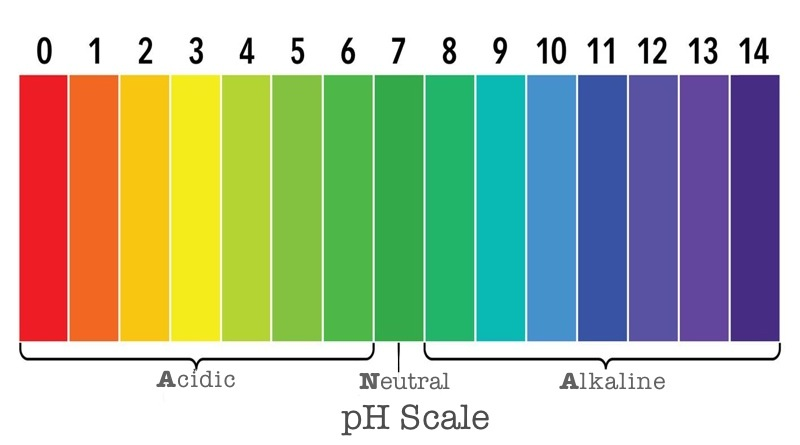
#> input picture image_recognition/pHscale.jpg, 800 x 445 px, given in place of the camera
$ python object_tracking.py   (older library calls are emulated)
#> lines starting #> are read from the running program, lines starting #| are printed output that depends on the picture; after the words box and inside, x2 and y2 are one past the last pixel; in counts of white or black regions, pixels touching at a corner belong together
import cv2
import numpy as np

'''
hue is mapped -> 0-359 degrees as [0-179]
saturation is mapped -> 0-100 degrees as [0-255]
value is 0-255
'''
# detecting green object
lower_bound = np.array([33, 80, 40])
upper_bound = np.array([102, 255, 255])

cam = cv2.VideoCapture(0)

kernel_open = np.ones((5, 5))
kernel_close = np.ones((20, 20))

while True:
    rec, img = cam.read()
#> img is the input picture: shape (445, 800, 3); mean B, G, R 163.7, 187, 176.7
    img = cv2.resize(img, (600, 400))
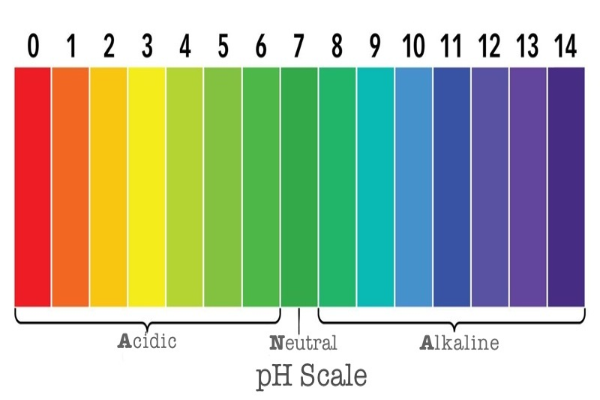
#> img: shape (400, 600, 3); mean B, G, R 163.7, 187, 176.7

    img_hsv = cv2.cvtColor(img, cv2.COLOR_BGR2HSV)
#> img_hsv: shape (400, 600, 3); mean H, S, V 49, 102.5, 215.6
    mask = cv2.inRange(img_hsv, lower_bound, upper_bound)
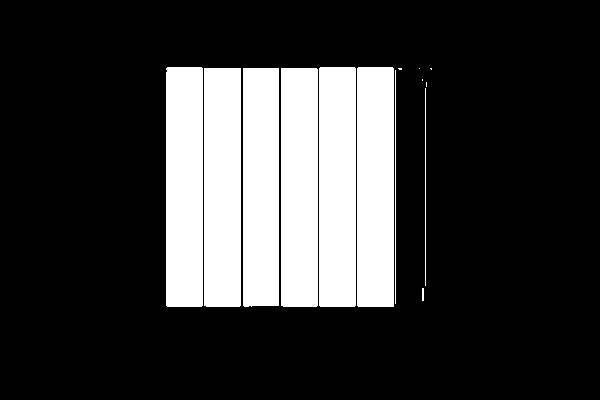
#> mask: shape (400, 600); 22.2% white; 14 white regions (5 under 20 px), largest, box (x1, y1, x2, y2) and area: (357, 67, 394, 307) 8877, (319, 67, 356, 307) 8876, (166, 67, 203, 307) 8874

    mask_open = cv2.morphologyEx(mask, cv2.MORPH_OPEN, kernel_open)
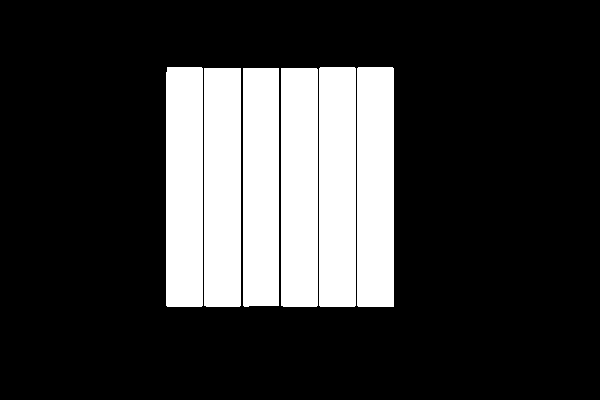
#> mask_open: shape (400, 600); 22% white; 6 white regions, box (x1, y1, x2, y2) and area: (357, 67, 394, 307) 8877, (319, 67, 356, 307) 8876, (166, 67, 203, 307) 8872, (204, 68, 241, 307) 8840, (281, 68, 318, 307) 8839, (243, 68, 279, 307) 8573
    mask_close = cv2.morphologyEx(mask, cv2.MORPH_OPEN, kernel_close)
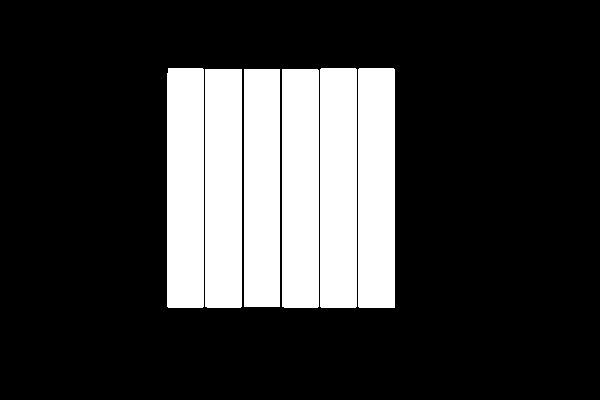
#> mask_close: shape (400, 600); 22% white; 6 white regions

    mask_final = mask_close

    img_hsv, conts, _ = cv2.findContours(mask_final.copy(), cv2.RETR_EXTERNAL, cv2.CHAIN_APPROX_NONE)
#> conts = 6 contours; box (x1, y1, x2, y2) and area: (358, 68, 395, 308) 8602, (320, 68, 357, 308) 8602, (167, 68, 204, 308) 8598, (205, 69, 242, 308) 8566, (282, 69, 319, 308) 8566, (244, 69, 280, 307) 8295

    cv2.drawContours(img, conts, -1, (255, 0, 0), 3)
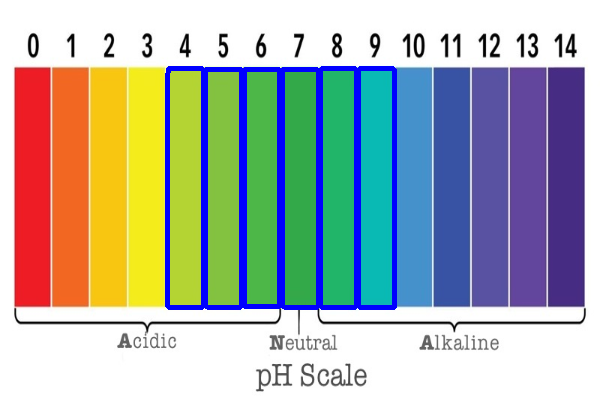
#> img: shape (400, 600, 3); 5.51% of pixels changed, all inside (x1, y1, x2, y2) = (165, 66, 397, 310)
    for i in range(len(conts)):
        x, y, w, h = cv2.boundingRect(conts[i])
        cv2.rectangle(img, (x, y), (x + w, y + h), (0, 0, 255), 2)
#> this loop made 6 passes
#> (x, y, w, h) on passes 1 to 6: (282, 69, 37, 239), (244, 69, 36, 238), (205, 69, 37, 239), (358, 68, 37, 240), (320, 68, 37, 240), (167, 68, 37, 240)
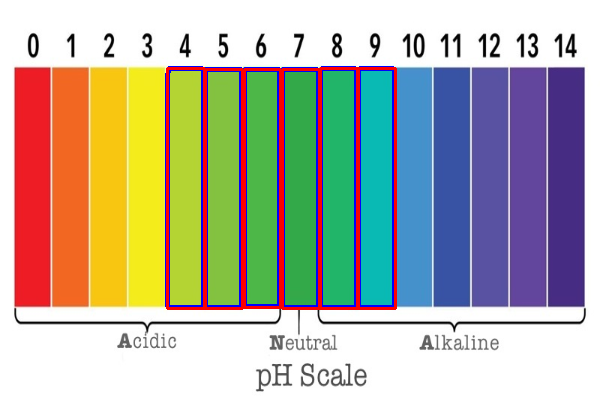
#> img: shape (400, 600, 3); 3.33% of pixels changed, all inside (x1, y1, x2, y2) = (166, 67, 397, 310)
    cv2.imshow('mask_close', mask_close)
    cv2.imshow('mask_open', mask_open)
    cv2.imshow('mask', mask)
    cv2.imshow('cam', img)
    k = cv2.waitKey(10)
#> (key Esc is pressed here)
    if k == 27:
        break

$ run again, on image_recognition/ph_im.png
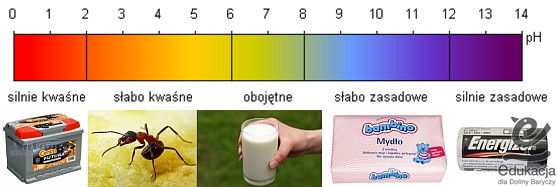
#> input picture image_recognition/ph_im.png, 557 x 187 px, given in place of the camera
#> img is the input picture: shape (187, 557, 3); mean B, G, R 164.6, 181.3, 199.4
#> img_hsv: shape (400, 600, 3); mean H, S, V 42.2, 78.6, 209.1
#> `mask = cv2.inRange(img_hsv, lower_bound, upper_bound)`:
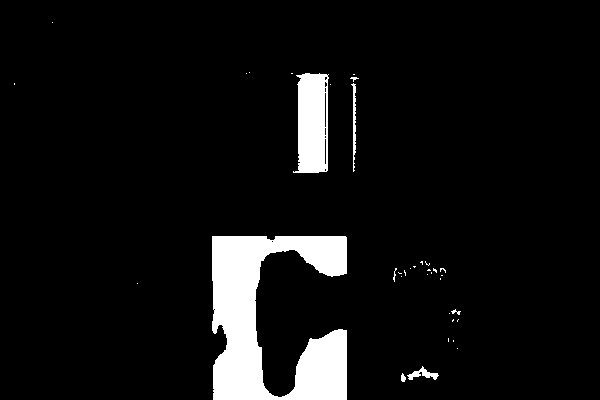
#> mask: shape (400, 600); 6.8% white; 36 white regions (28 under 20 px), largest, box (x1, y1, x2, y2) and area: (212, 236, 347, 400) 12955, (293, 73, 329, 173) 2873, (351, 83, 356, 172) 220
#> mask_open: shape (400, 600); 6.5% white; 4 white regions, box (x1, y1, x2, y2) and area: (212, 236, 347, 400) 12934, (298, 73, 328, 173) 2646, (422, 370, 430, 377) 47, (413, 371, 419, 377) 35
#> mask_close: shape (400, 600); 6.1% white; 4 white regions
#> conts = 4 contours; box (x1, y1, x2, y2) and area: (213, 237, 268, 400) 7178, (294, 335, 348, 400) 2924, (299, 75, 326, 173) 2476, (301, 237, 348, 275) 1508
#> the loop `for i in range(len(conts)):` made 4 passes
#> (x, y, w, h) on passes 1 to 4: (294, 335, 54, 65), (301, 237, 47, 38), (213, 237, 55, 163), (299, 75, 27, 98)
#> after the loop `for i in range(len(conts)):`:
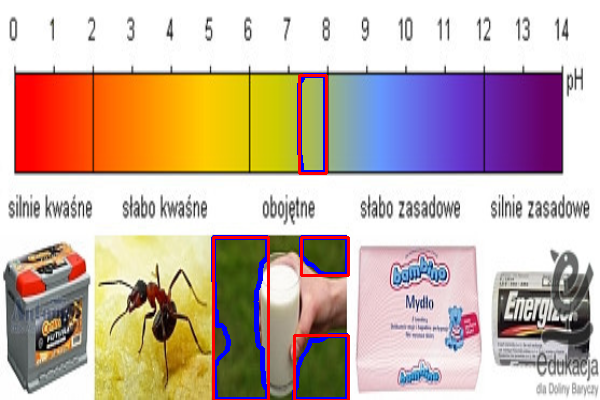
#> img: shape (400, 600, 3); mean B, G, R 165.9, 178.2, 199.8
